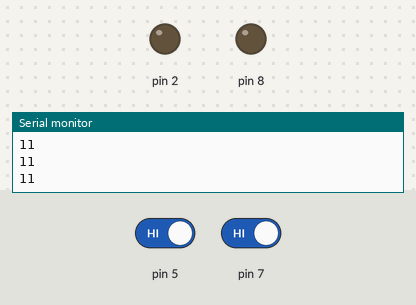
This sketch was run on a simulated Arduino Uno, built with avr-gcc and run on an emulated ATmega328P. Parts: output pins drawn as LEDs (lit = HIGH), the last lines printed to the serial monitor. Inputs (shaded band) come from the test bench; at power-on: pin 5 HIGH, pin 7 HIGH.

Above: at 1.2 s.
1.3 s: pin 5 driven LOW
At 2.5 s:
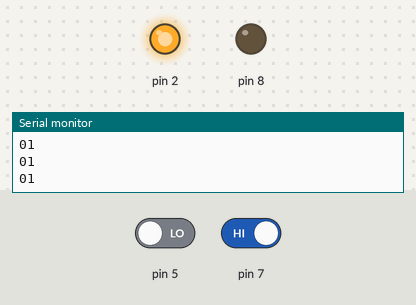
2.8 s: pin 7 driven LOW
At 3.7 s:
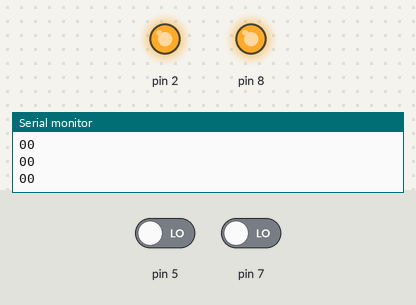
4.3 s: pin 5 driven HIGH
At 5.0 s:
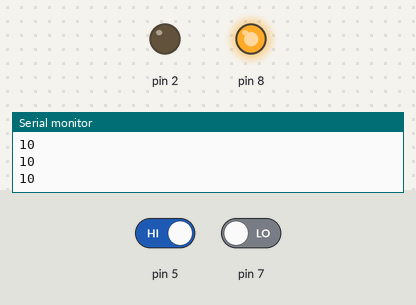
5.8 s: pin 7 driven HIGH
At 6.2 s:
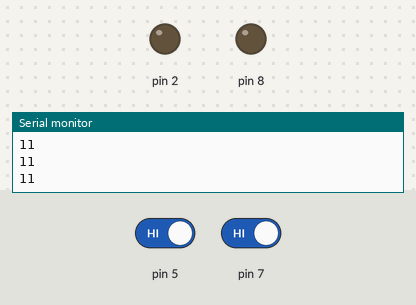
Timing chart, 0 to 8.3 s (numbered marks = the images above; inputs shaded):
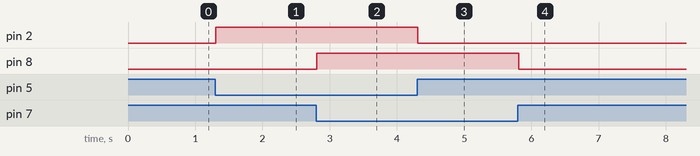

Measured:
- after the input at 1.3 s, pin 2: LOW → HIGH at once
- after the input at 2.8 s, pin 8: LOW → HIGH at once
- after the input at 4.3 s, pin 2: HIGH → LOW at once
- after the input at 5.8 s, pin 8: HIGH → LOW at once

The sketch:

WhiskersLed.ino
```cpp
void setup() {
  pinMode(5, INPUT);
  pinMode(7, INPUT);

  pinMode(8, OUTPUT);
  pinMode(2, OUTPUT);

  Serial.begin(9600);


}

void loop() {

 byte wLeft = digitalRead(5);
 byte wRight = digitalRead(7);

if(wLeft == 0)
{
  digitalWrite(2, HIGH);
}
else
{
  digitalWrite(2, LOW);
}


if(wRight == 0)
{
  digitalWrite(8, HIGH);
}
else
{
  digitalWrite(8, LOW);
}


  Serial.print(wLeft);
  Serial.println(wRight);

  delay(100);

}
```
